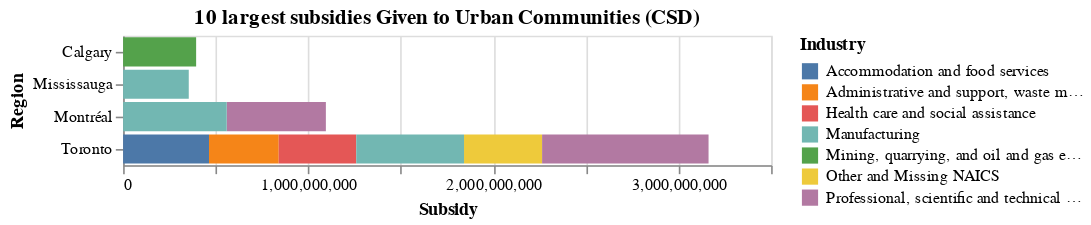

This figure's notebook cell:
### Code cell
temp = cews.query("GeoAggregation == 'CSD' and IndustryAggregation == 'Level 1'").\
    groupby(["Region", "Industry"]).sum().sort_values("BusinessLocations").sort_values("Subsidy").tail(10).reset_index()

alt.Chart(temp, title = "10 largest subsidies Given to Urban Communities (CSD)").mark_bar().encode(
    x = "Subsidy",
    y = "Region",
    color = "Industry"
)

### Figure 1 — Vega-Lite specification as saved in the notebook (floating-point values rounded to 4 significant figures)
{"config": {"view": {"continuousWidth": 400, "continuousHeight": 300}}, "data": {"name": "data-0d51b86d81eb1159a2e61ad831ae6db0"}, "mark": "bar", "encoding": {"color": {"type": "nominal", "field": "Industry"}, "x": {"type": "quantitative", "field": "Subsidy"}, "y": {"type": "nominal", "field": "Region"}}, "title": "10 largest subsidies Given to Urban Communities (CSD)", "$schema": "https://vega.github.io/schema/vega-lite/v4.8.1.json", "datasets": {"data-0d51b86d81eb1159a2e61ad831ae6db0": [{"Region": "Mississauga", "Industry": "Manufacturing", "BusinessLocations": 5340.0, "Subsidy": 354500000.0, "SupportedEmployees": 167900.0, "RehiredEmployees": 540.0}, {"Region": "Toronto", "Industry": "Administrative and support, waste management and remediation services", "BusinessLocations": 9960.0, "Subsidy": 376700000.0, "SupportedEmployees": 233700.0, "RehiredEmployees": 815.0}, {"Region": "Calgary", "Industry": "Mining, quarrying, and oil and gas extraction", "BusinessLocations": 3645.0, "Subsidy": 394400000.0, "SupportedEmployees": 145800.0, "RehiredEmployees": 165.0}, {"Region": "Toronto", "Industry": "Health care and social assistance", "BusinessLocations": 24120.0, "Subsidy": 418700000.0, "SupportedEmployees": 225900.0, "RehiredEmployees": 2415.0}, {"Region": "Toronto", "Industry": "Other and Missing NAICS", "BusinessLocations": 24880.0, "Subsidy": 421700000.0, "SupportedEmployees": 213000.0, "RehiredEmployees": 2320.0}, {"Region": "Toronto", "Industry": "Accommodation and food services", "BusinessLocations": 25160.0, "Subsidy": 463800000.0, "SupportedEmployees": 379300.0, "RehiredEmployees": 5950.0}, {"Region": "Montréal", "Industry": "Professional, scientific and technical services", "BusinessLocations": 17380.0, "Subsidy": 535600000.0, "SupportedEmployees": 225100.0, "RehiredEmployees": 980.0}, {"Region": "Montréal", "Industry": "Manufacturing", "BusinessLocations": 8085.0, "Subsidy": 559500000.0, "SupportedEmployees": 269000.0, "RehiredEmployees": 920.0}, {"Region": "Toronto", "Industry": "Manufacturing", "BusinessLocations": 9855.0, "Subsidy": 582100000.0, "SupportedEmployees": 280000.0, "RehiredEmployees": 1195.0}, {"Region": "Toronto", "Industry": "Professional, scientific and technical services", "BusinessLocations": 31850.0, "Subsidy": 899000000.0, "SupportedEmployees": 372300.0, "RehiredEmployees": 1410.0}]}}
